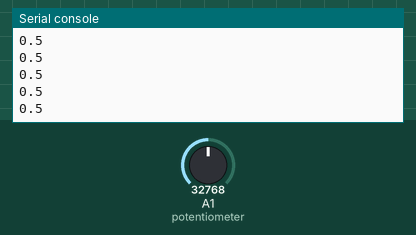
Bench run of a program on a simulated CircuitPython board. Parts: the last lines printed to the serial console. The test bench sets the inputs (shaded band); at power-on: A1 (potentiometer) = 32768 (analog values on the 0–65535 scale).

Above: at 1.2 s.
1.3 s: A1 (potentiometer) set to 45874
At 1.31 s:
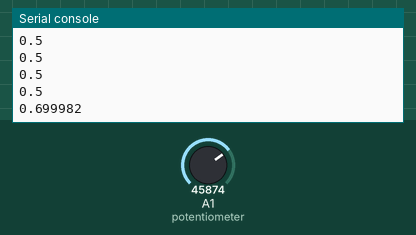
2.8 s: A1 (potentiometer) set to 57670
At 2.81 s:
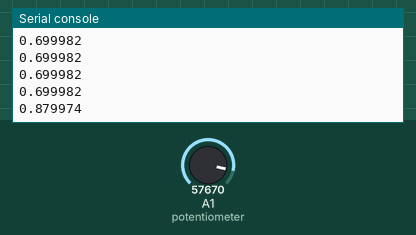
Timing chart, 0 to 5.8 s (numbered marks = the images above; inputs shaded):
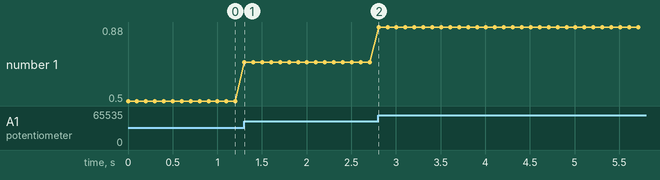

Measured:
- after the input at 1.3 s, the serial console: prints a new line at once (image 1)
- after the input at 2.8 s, the serial console: prints a new line at once (image 2)
- plotted number 1: 0.5 → 0.7 after the input at 1.3 s, 0.7 → 0.88 after the input at 2.8 s

The program:

week_04_000_potentiometer.py
```python
# potentiometer example
# based off this
# https://learn.adafruit.com/sensor-plotting-with-mu-and-circuitpython/potentiometer


import time

import analogio
import board

potentiometer = analogio.AnalogIn(board.A1)


#     Then we have the get_voltage() helper function. By default, analog readings will range from 0 (minimum) to 65535 (maximum).
#     This helper will convert the 0-65535 reading from pin.value and convert it a 0-3.3V voltage reading.

def get_voltage(pin):
    return (pin.value * 3.3) / 65536


while True:

    # this is just to demo how many volts
#
    # print((get_voltage(potentiometer),))

    # here is the potentiometer normalized to 0-1 floating point value , 65536 is the maximum number of a 16 bit signal


    pot_norm = potentiometer.value / 65536
    if(pot_norm < 0.01):
        pot_norm = 0.0

    print(pot_norm)


    time.sleep(0.1)
```
